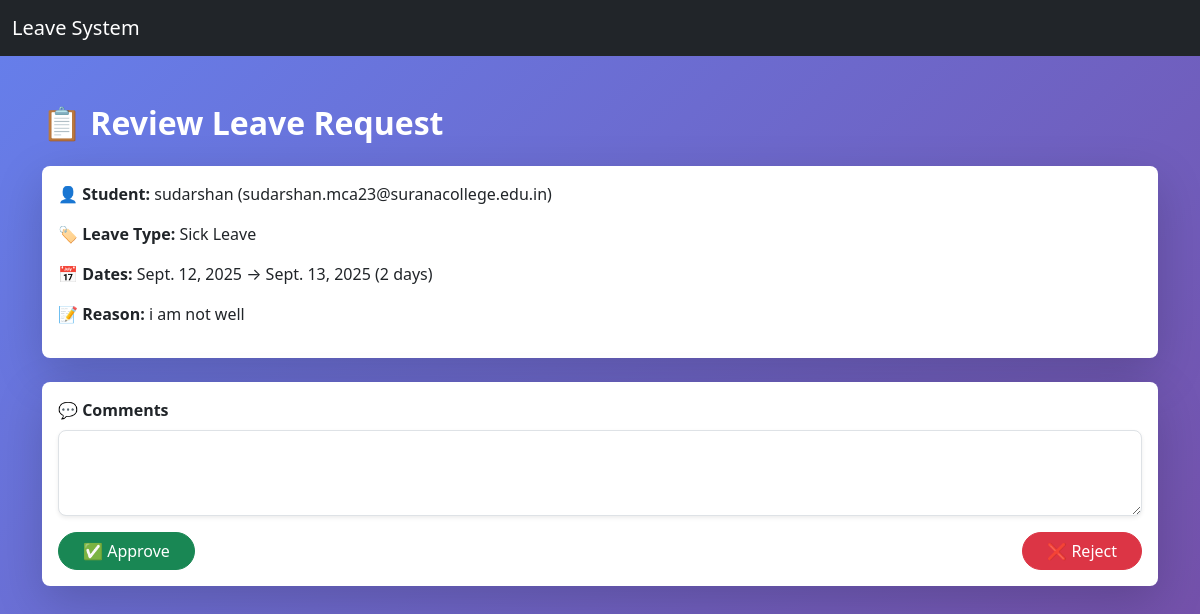
Screenshot of /leave/24/review/ (signed in) with the database file from the repository.
### core/models.py (models this page shows, shortened)
class LeaveRequest(models.Model):
    STATUS_PENDING = "PENDING"
    STATUS_APPROVED = "APPROVED"
    STATUS_REJECTED = "REJECTED"
    STATUS_CHOICES = [
        (STATUS_PENDING, "Pending"),
        (STATUS_APPROVED, "Approved"),
        (STATUS_REJECTED, "Rejected"),
    ]
    LEAVE_PERSONAL = "Personal Leave"
    LEAVE_SICK = "Sick Leave"
    LEAVE_OTHER = "Other"
    LEAVE_CHOICES = [
        (LEAVE_PERSONAL, "Personal Leave"),
        (LEAVE_SICK, "Sick Leave"),
        (LEAVE_OTHER, "Other"),
    ]
    student = models.ForeignKey(User, on_delete=models.CASCADE, related_name="leaves")
    leave_type = models.CharField(max_length=40, choices=LEAVE_CHOICES)
    start_date = models.DateField()
    end_date = models.DateField()
    reason = models.TextField()
    mentor = models.ForeignKey(User, null=True, blank=True, on_delete=models.SET_NULL, related_name="assigned_leaves")
    approver = models.ForeignKey(User, null=True, blank=True, on_delete=models.SET_NULL, related_name="approved_leaves")
    status = models.CharField(max_length=20, choices=STATUS_CHOICES, default=STATUS_PENDING)
    review_comments = models.TextField(blank=True)
    created_at = models.DateTimeField(auto_now_add=True)
    reviewed_at = models.DateTimeField(null=True, blank=True)
    @property
    def num_days(self):
        return (self.end_date - self.start_date).days + 1

### core/views.py (the view, shortened to what this page needs)
# urls.py: path("leave/<int:pk>/review/", views.review_leave, name="review_leave"),
@login_required
def review_leave(request, pk):
    lr = get_object_or_404(LeaveRequest, pk=pk)
    if request.user != lr.approver:
        messages.error(request, "You are not authorized to review this request.")
        return redirect('index')
    return render(request, "core/review_leave.html", {"lr": lr})

### templates/core/review_leave.html (shortened to what this page needs)
{% extends "core/base.html" %}
{% block content %}
<div class="py-5" style="min-height: 100vh; background: linear-gradient(135deg, #667eea, #764ba2);">
  <div class="container">
    <h2 class="fw-bold text-white mb-4">📋 Review Leave Request</h2>
    <div class="card shadow-lg border-0 rounded-3 mb-4">
      <div class="card-body">
        <p><strong>👤 Student:</strong> {{ lr.student.first_name }} ({{ lr.student.email }})</p>
        <p><strong>🏷 Leave Type:</strong> {{ lr.leave_type }}</p>
        <p><strong>📅 Dates:</strong> {{ lr.start_date }} → {{ lr.end_date }} ({{ lr.num_days }} days)</p>
        <p><strong>📝 Reason:</strong> {{ lr.reason }}</p>
      </div>
    </div>
    <div class="card shadow-lg border-0 rounded-3">
      <div class="card-body">
        <form method="post">
          <div class="mb-3">
            <label class="form-label fw-semibold">💬 Comments</label>
            <textarea name="comments" class="form-control shadow-sm rounded-3" rows="3"></textarea>
          </div>
          <div class="d-flex justify-content-between">
            <button type="submit" name="action" value="approve" class="btn btn-success px-4 rounded-pill">✅ Approve</button>
            <button type="submit" name="action" value="reject" class="btn btn-danger px-4 rounded-pill">❌ Reject</button>
          </div>
        </form>
      </div>
    </div>
  </div>
</div>
{% endblock %}

### rows the page displays
LeaveRequest: student.first_name "sudarshan", student.email "sudarshan.mca23@suranacollege.edu.in", leave_type "Sick Leave", start_date "Sept. 12, 2025", end_date "Sept. 13, 2025", num_days "2", reason "i am not well"
